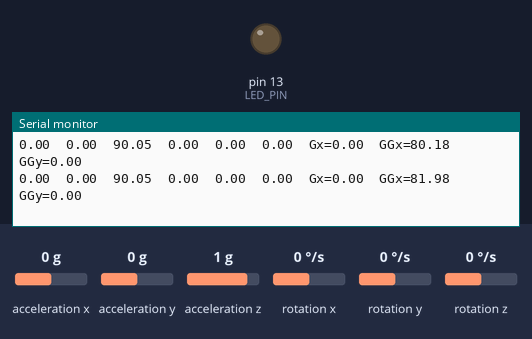
The sketch below on a simulated Arduino Uno, built with avr-gcc and run on an emulated ATmega328P. On the bench: output pins drawn as LEDs (lit = HIGH), the last lines printed to the serial monitor. Inputs (shaded band) come from the test bench; at power-on: acceleration z 1 g, acceleration x 0 g, acceleration y 0 g, rotation x 0 °/s, rotation y 0 °/s, rotation z 0 °/s.

Above: at 1.2 s.
1.3 s: acceleration z set to 0 g
At 1.4 s:
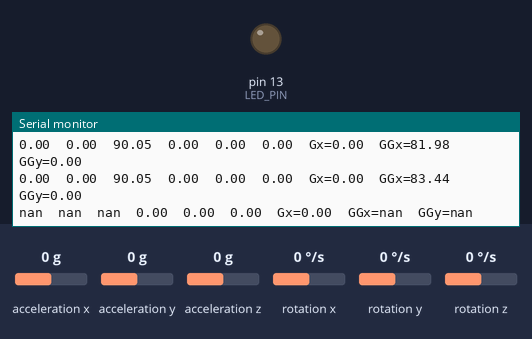
3.3 s: acceleration x set to -1.4 g
At 3.33 s:
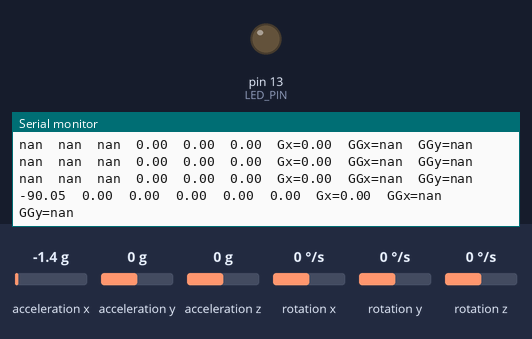

The sketch:

MPU6050_raw.ino
```cpp
#include "Wire.h"
#include "I2Cdev.h"
#include "MPU6050.h"

MPU6050 accelgyro;

int16_t ax, ay, az;
int16_t gx, gy, gz;
float aax, aay, aaz, ggx, ggy, ggz; //存储量化后的数据
float Ax, Ay, Az; //单位 g(9.8m/s^2)
float Gx, Gy, Gz; //单位 °/s
float Angel_accX, Angel_accY, Angel_accZ; //存储加速度计算出的角度
long LastTime, NowTime, TimeSpan; //用来对角速度积分的

#define LED_PIN 13
bool blinkState = false;

int times = 0;

void setup() {
  Wire.begin();
  Serial.begin(115200);
  Serial.println("Serial connected");
  accelgyro.initialize();
  Serial.println(accelgyro.testConnection() ? "MPU6050 connected" : "MPU6050 failed");
  if (accelgyro.testConnection() == 0)setup();
  pinMode(LED_PIN, OUTPUT);
}
float xyz, xz, cosa;
int ci;
float GGx = 0, GGy = 0;
void loop() {
  accelgyro.getMotion6(&ax, &ay, &az, &gx, &gy, &gz);
  //======一下三行是对加速度进行量化，得出单位为g的加速度值
  Ax = ax / 16384.00;
  Ay = ay / 16384.00;
  Az = az / 16384.00;
  //==========以下三行是用加速度计算三个轴和水平面坐标系之间的夹角
  Angel_accX = atan(Ax / sqrt(Az * Az + Ay * Ay)) * 180 / 3.14;
  Angel_accY = atan(Ay / sqrt(Ax * Ax + Az * Az)) * 180 / 3.14;
  Angel_accZ = atan(Az / sqrt(Ax * Ax + Ay * Ay)) * 180 / 3.14;
  //==========以下三行是对角速度做量化==========
  ggx = gx / 131.00;
  ggy = gy / 131.00;
  ggz = gz / 131.00;
  //===============以下是对角度进行积分处理====== ==========
  NowTime = millis(); //获取当前程序运行的毫秒数
  TimeSpan = NowTime - LastTime; //积分时间这样算不是很严谨
  LastTime = NowTime;
  //下面这行是互补滤波,短期来看陀螺仪很准,所以比重是99.5%,但是陀螺仪有累积误差,所以需要加速度来互补,这里用减号是因为加速度算出来方向是反的
  Gx = (Gx + ggx * TimeSpan / 1000);
  GGx = (GGx + ggx * TimeSpan / 1000) * 0.99 + Angel_accZ * 0.01;

  GGy = (GGy + ggy * TimeSpan / 1000) * 0.99 + Angel_accY * 0.01;

  times++;
  if(!(times%20)){
    times = 0;
    Serial.print(Angel_accX); Serial.print("\t");
    Serial.print(Angel_accY); Serial.print("\t");
    Serial.print(Angel_accZ); Serial.print("\t");
    Serial.print(ggx); Serial.print("\t");
    Serial.print(ggy); Serial.print("\t");
    Serial.print(ggz); Serial.print("\t");
    Serial.print("Gx=");
    Serial.print(Gx); Serial.print("\t");
    Serial.print("GGx=");
    Serial.print(GGx); Serial.print("\t");
    Serial.print("GGy=");
    Serial.print(GGy); Serial.print("\t");
    Serial.println();
  }

}
```

Measured:
- after the input at 1.3 s, the serial monitor: prints a new line after 0.09 s (image 1)
- after the input at 3.3 s, the serial monitor: prints a new line at once (image 2)
